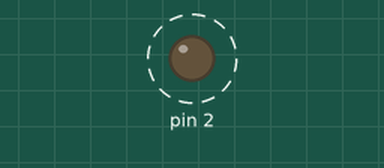
A sketch run on a simulated Arduino Uno, built with avr-gcc and run on an emulated ATmega328P. Parts: output pins drawn as LEDs (lit = HIGH). Dashed ring = blinking.

Above: at 0.6 s.
Timing chart, 0 to 5.9 s (numbered marks = the images above):
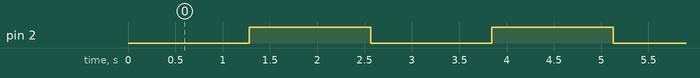

The sketch:

uln2003.ino
```cpp
void setup() {
  // put your setup code here, to run once:
  //pinMode(2, OUTPUT);
}

void loop() {
  // put your main code here, to run repeatedly:
  for(int i = 0; i <= 255; i++) {
    analogWrite(2, i);
    delay(10);

  }
}
```

Measured:
- by itself, pin 2: alternates HIGH for 1.3 s and LOW for 1.3 s
